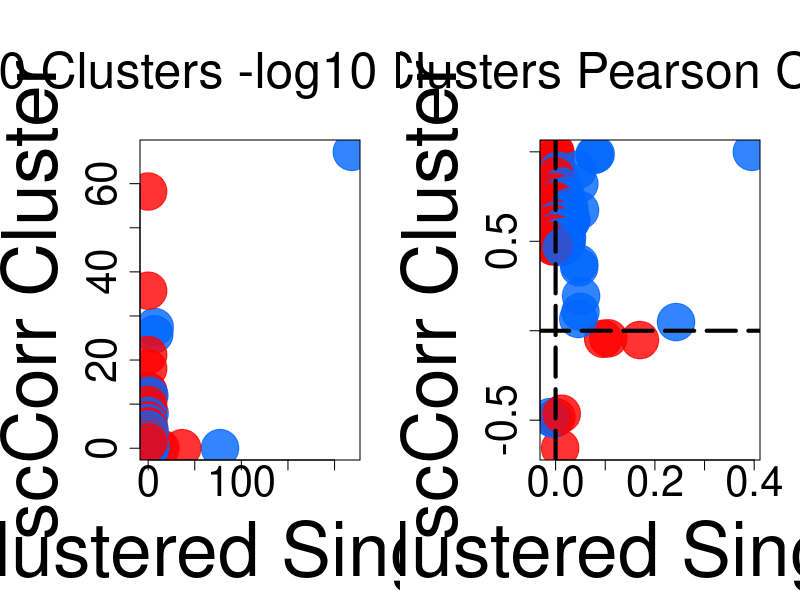

The R source for this figure:

pdf("2_AB.pdf", 20,10);
layout(matrix(c(1,2), nrow = 1, ncol = 2, byrow = TRUE))
par("mar"=c(7, 7, 7, 2))
dat1     <- read.table("./data/02/08cor_glm_CD4.txt", header=T);
dat1[,8] <- -log10(dat1[,8]);
gen1     <- paste0(dat1[,1], "_", dat1[,2]);
dat1.i   <- which(dat1[,8] > -log10(0.05));
g1.s     <- gen1[dat1.i];

n <- 100
clu.n <- 100
cols  <- rainbow(10, alpha=0.8);
dat2 <- read.table('./data/02/100.txt', header=T);
dat2[,8] <- -log10(dat2[,8]);
gen2   <- paste0(dat2[,1], "_", dat2[,2]);
dat2.i <- which(dat2[,8] > -log10(0.05));
g2.s   <- gen2[dat2.i];
g.s    <- unique(c(g1.s, g2.s));
d1.j   <- match(g.s, gen1);
d2.j   <- match(g.s, gen2);
t.s    <- dat1[d1.j, 3] * dat2[d2.j, 3];
t.s.i  <- which(t.s < 0);
col2   <- rep(cols[7], length(d1.j));
col2[t.s.i] <- cols[1];
main   <- paste0(n," Clusters -log10 P value");
main2  <- paste0(n," Clusters Pearson Correlation");
plot(dat1[d1.j,8], dat2[d2.j,8], main=main, xlab="", ylab="",
     col=col2, pch=19, cex=5,cex.main=3,font.main = 1,cex.lab=2.5, cex.axis=2.5);
title(ylab="scCorr Cluster", line=4, cex.lab =4.5, family = "sans")
title(xlab="Unclustered Single Cell", line=5, cex.lab =4.5, family = "sans")

plot(dat1[d1.j,3], dat2[d2.j,3], main=main2,  xlab="", ylab="",
     col=col2, pch=19, cex=5,cex.main=3,font.main = 1,cex.lab=2.5, cex.axis=2.5);
title(ylab="scCorr Cluster", line=4, cex.lab =4.5, family = "sans")
title(xlab="Unclustered Single Cell", line=5, cex.lab =4.5, family = "sans")
abline(v=0,col='black',lty=5,lwd=4)
abline(h=0,col='black',lty=5,lwd=4)
dev.off();
